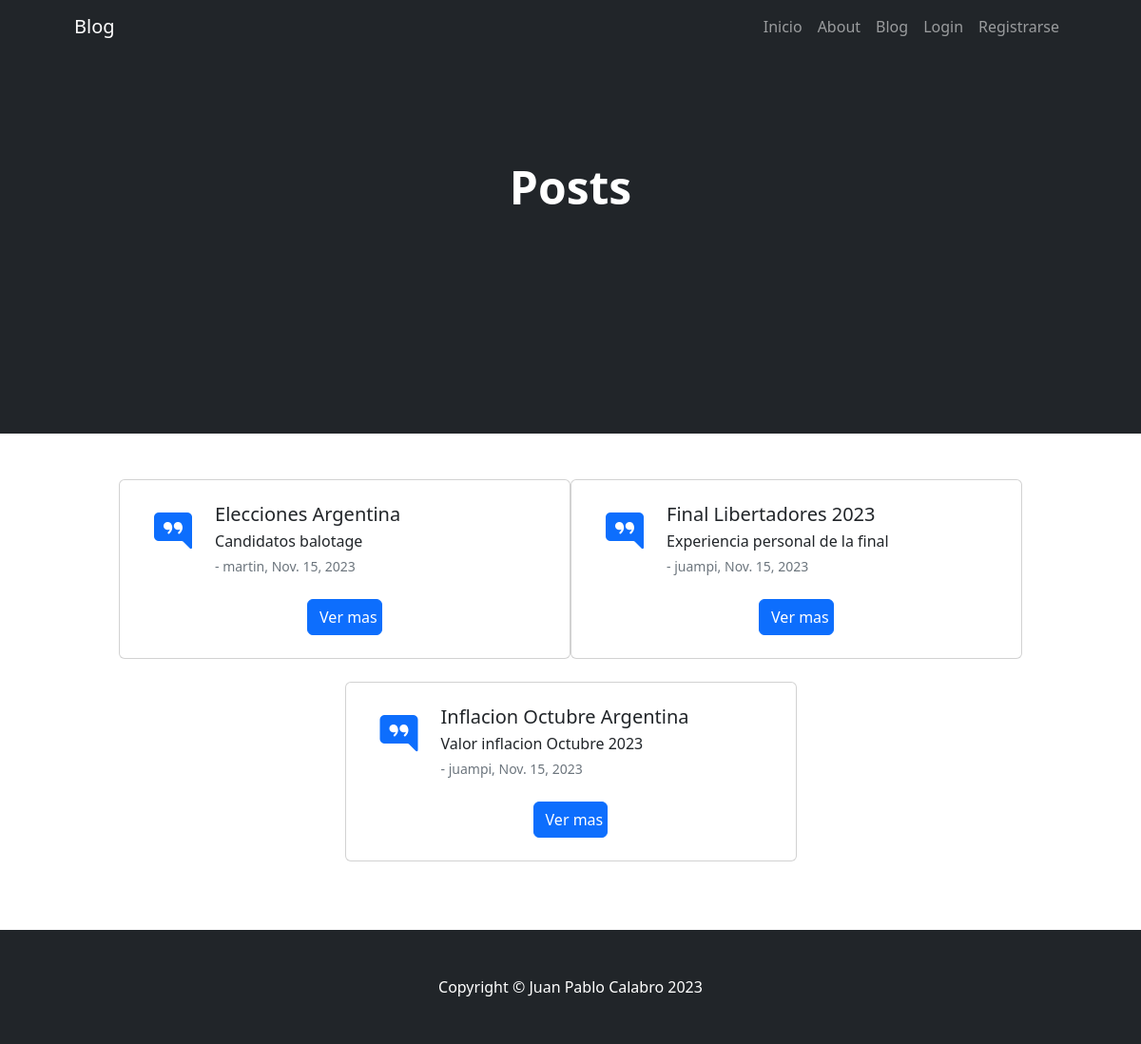
The page /pages/ on the database its author committed.
### blog/models.py (models this page shows)
class Articulo(models.Model):
    titulo = models.CharField(max_length=40)
    subtitulo = models.CharField(max_length=40)
    categoria = models.CharField(max_length=40, choices=categoria_options, null=False, blank=False)
    autor = models.CharField(max_length=40, null=False, default='')
    fecha = models.DateField(default=date.today())
    cuerpo = models.CharField(max_length=255)

### blog/views.py (the view)
# urls.py: path('',PostListView.as_view(), name="blog"),
class PostListView(ListView):
    model = Articulo
    template_name = 'blog/articulos_lista.html'
    def get_context_data(self, **kwargs: Any):
        context = super().get_context_data(**kwargs)
        context['count'] = self.get_queryset().count()
        return context

### blog/templates/blog/articulos_lista.html (shortened to what this page needs)
{% extends "base.html" %} {% load static %} {% block contenido %}
<main class="bg-dark py-5" style="min-height: 50vh !important">
  <div class="container px-5">
    <div class="row gx-5 justify-content-center">
      <div class="col-lg-6">
        <div class="text-center my-5">
          <h1 class="display-5 fw-bolder text-white pt-3 mb-2">Posts</h1>
        </div>
      </div>
    </div>
  </div>
</main>
<section class="container justify-content-center bg-ligth py-5" style="min-height: 50vh !important">
  {% if object_list.count == 0 %}
  <div class="container text-center p-5">
    <h2>No hay articulos.</h2>
  </div>
  {% else %}
  <div class="row justify-content-center">
    {% for articulo in object_list %}
    <div class="col-5 card mb-4">
      <div class="card-body p-4">
        <div class="d-flex">
          <div class="flex-shrink-0">
            <i class="bi bi-chat-right-quote-fill text-primary fs-1"></i>
          </div>
          <div class="ms-4">
            <h5 class="mb-1">{{articulo.titulo}}</h5>
            <p class="mb-1">{{articulo.subtitulo}}</p>
            <div class="small text-muted">
              - {{articulo.autor}}, {{articulo.fecha}}
            </div>
          </div>
        </div>
      </div>
      <div class="row justify-content-center">
        <button class="col-2 mb-4 btn btn-primary">
          <a class="navbar-brand" href="{% url 'detail-post' articulo.id %}">Ver mas</a>
        </button>
      </div>
    </div>
    {% endfor %}
  </div>
  {% endif %}
</section>
{% endblock %}

### rows shown on the page
Articulo: titulo "Elecciones Argentina", subtitulo "Candidatos balotage", autor "martin", fecha "Nov. 15, 2023"
Articulo: titulo "Final Libertadores 2023", subtitulo "Experiencia personal de la final", autor "juampi", fecha "Nov. 15, 2023"
Articulo: titulo "Inflacion Octubre Argentina", subtitulo "Valor inflacion Octubre 2023", autor "juampi", fecha "Nov. 15, 2023"
